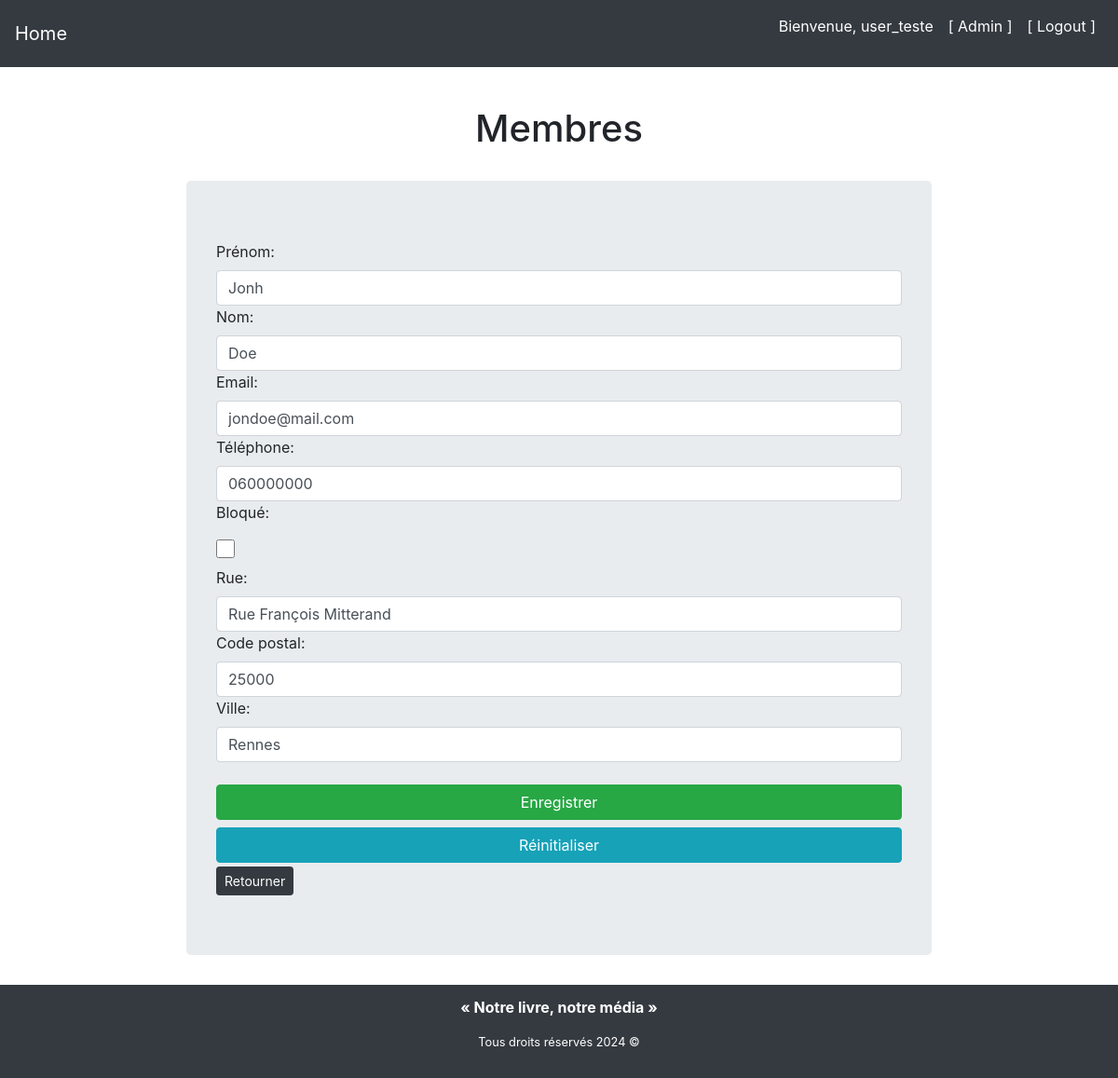
The page /library/update-member/17/ (signed in) on the database its author committed.
### library/models/member_model.py (models this page shows, shortened)
class Member(models.Model):
    first_name = models.CharField(max_length=100, null=False)
    last_name = models.CharField(max_length=100, null=False)
    email = models.EmailField(null=False)
    phone = models.CharField(max_length=10, null=False)
    blocked = models.BooleanField(default=False)
    street = models.CharField(max_length=100, null=False)
    postal_code = models.CharField(max_length=5, null=False)
    city = models.CharField(max_length=100, null=False)

### library/views/members/update_view.py (the view, shortened to what this page needs)
class MemberUpdateView(LoginRequiredMixin, UpdateView):
    model = Member
    form_class = MemberForm
    template_name = 'library/members/member_form.html'
    pk_url_kwarg = 'id'
    success_url = reverse_lazy('gest-members')

### library/templates/library/members/member_form.html (shortened to what this page needs)
{% extends "base.html" %}
{% load static %}
{% block css_files %}
    <link rel="stylesheet" href="{% static 'library/forms.css' %}" />
{% endblock %}
{% block content %}
    <section class="book-form">
        <h1 class="text-center">Membres</h1>
        <form method="POST" class="jumbotron">
            {% for form_field in form %}
                <div class="{% if form_field.errors %}invalid{% endif %}">
                    {{ form_field.label_tag }}
                    {{ form_field }}
                </div>
            {% endfor %}
            <button class="btn btn-success btn-block" type="submit">Enregistrer</button>
            <input class="btn btn-info btn-block" type="reset" value="Réinitialiser">
            <a href="{% url 'gest-members' %}" class="btn btn-dark btn-sm mt-1" role="buttone">Retourner</a>
        </form>
    </section>
{% endblock %}

### templates/base.html (shortened to what this page needs)
{% load static%}
<!DOCTYPE html>
<html lang="en">
  <head>
    <link
      href="https://cdn.jsdelivr.net/npm/bootstrap@4.5.2/dist/css/bootstrap.min.css"
      rel="stylesheet"
    />
    <link rel="stylesheet" href="{% static 'app.css' %}" />
    {% block css_files %}{% endblock %}
  </head>
  <body>
    <header>
      <nav class="navbar navbar-expand-lg navbar-dark fixed-top justify-content-between">
        <a href="{% url 'index' %}" class="navbar-brand"> Home </a>
        <div class="object-fit-none" id="navbarNav">
          <ul class="navbar-nav">
            {% if not request.user.is_authenticated%}
              <li class="nav-item">
                <a href="{% url 'books' %}" class="nav-link">Livres</a>
              </li>
              <li class="nav-item">
                <a href="{% url 'cds' %}" class="nav-link">Cd's</a>
              </li>
              <li class="nav-item">
                <a href="{% url 'dvds' %}" class="nav-link">Dvd's</a>
              </li>
              <li class="nav-item">
                <a href="{% url 'board_games' %}" class="nav-link">Jeux de plateau</a>
              </li>
              <li class="nav-item">
                <a href="{% url 'home-library' %}" class="nav-link">[ Admin ]</a>
              </li>
            {% else %}
              <p class="nav-link">Bienvenue, {{ request.user }}</p>
              <a href="{% url 'home-library' %}" class="nav-link">[ Admin ]</a>
              <a href="{% url 'logout' %}" class="nav-link">[ Logout ]</a>
            {% endif %}
          </ul>
        </div>
      </nav>
    </header>
    <main class="">
        {% block content %}{% endblock %}
    </main>
    <footer class="bg-dark text-white">
      <strong>
      <p class="text-center">« Notre livre, notre média »</p>
        <small>
          <p class="text-center">Tous droits réservés 2024 ©</p>
        </small>
      </strong>
    </footer>
  </body>
</html>

### static/app.css (style rules this page uses)
body { margin-top: 50px; }
main { display: flex; flex-direction: column; align-items: center; justify-content: center; padding-top: 2rem; min-height: calc(100vh - 150px); }
.navbar { background-color: #343a40; }
.navbar-brand, .nav-link { color: #fff !important; }
section h1 { margin: 2rem; }
.search-block__title, input, button { width: 100%; }
footer { height: 100px; width: 100%; display: flex; align-items: center; justify-content: center; }

### library/static/library/forms.css (style rules this page uses)
#id_available, #id_blocked { width: 20px; }
#id_city { margin-bottom: 1.5rem; }
.jumbotron { width: 800px; }
.btn-block { margin-top: .5rem; }

### rows shown on the page
Member: form "Jonh" "Doe" "jondoe@mail.com" "060000000" "Rue François Mitterand" "25000" "Rennes"

### other values the page prints
{{ request.user }} "user_teste"
